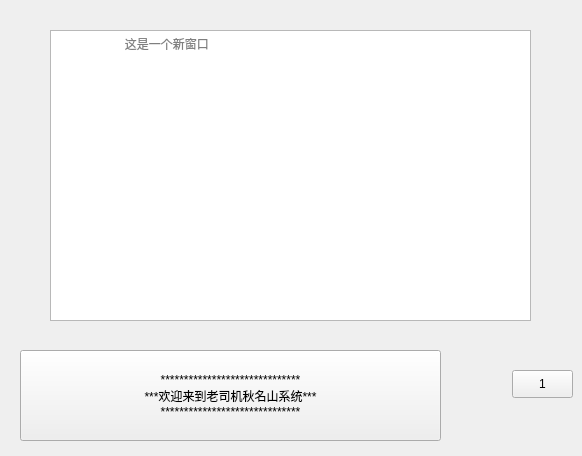
<?xml version="1.0" encoding="UTF-8"?>
<ui version="4.0">
 <class>Form</class>
 <widget class="QWidget" name="Form">
  <property name="geometry">
   <rect>
    <x>0</x>
    <y>0</y>
    <width>582</width>
    <height>456</height>
   </rect>
  </property>
  <property name="windowTitle">
   <string>sb</string>
  </property>
  <widget class="QPushButton" name="button">
   <property name="geometry">
    <rect>
     <x>20</x>
     <y>350</y>
     <width>421</width>
     <height>91</height>
    </rect>
   </property>
   <property name="text">
    <string>******************************
***欢迎来到老司机秋名山系统***
******************************</string>
   </property>
  </widget>
  <widget class="QPushButton" name="button2">
   <property name="geometry">
    <rect>
     <x>512</x>
     <y>370</y>
     <width>61</width>
     <height>28</height>
    </rect>
   </property>
   <property name="text">
    <string>1</string>
   </property>
  </widget>
  <widget class="QTextEdit" name="textEdit">
   <property name="geometry">
    <rect>
     <x>50</x>
     <y>30</y>
     <width>481</width>
     <height>291</height>
    </rect>
   </property>
   <property name="placeholderText">
    <string>                     这是一个新窗口</string>
   </property>
  </widget>
 </widget>
 <resources/>
 <connections/>
</ui>
